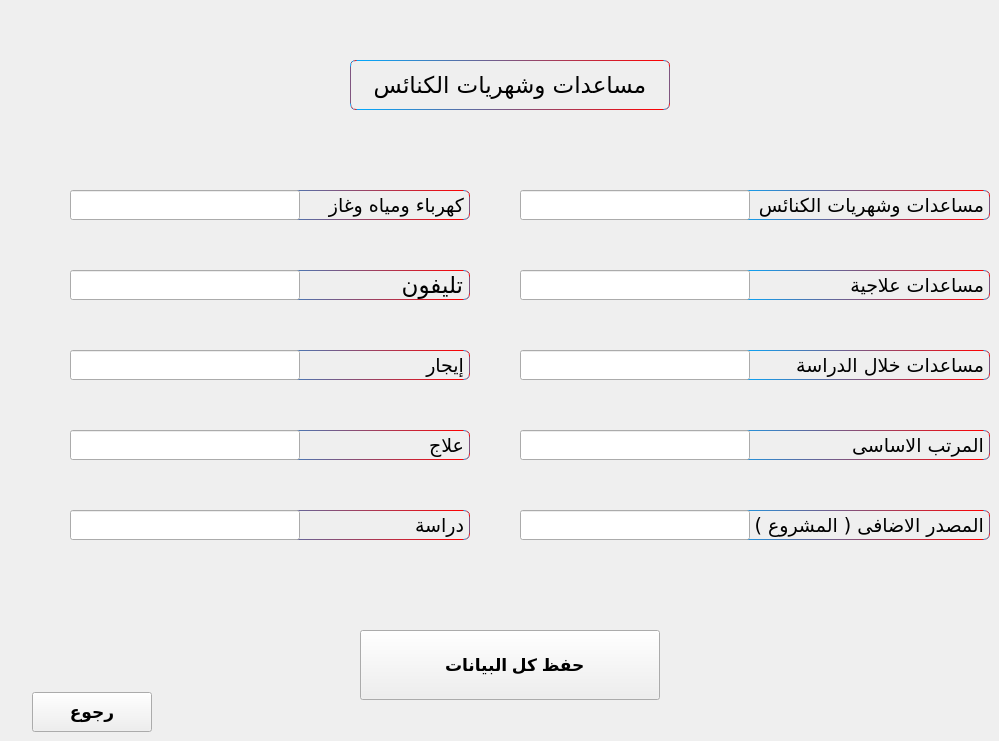
      <widget class="QWidget" name="tab_25">
       <attribute name="title">
        <string>Page</string>
       </attribute>
       <widget class="QLabel" name="label_116">
        <property name="geometry">
         <rect>
          <x>210</x>
          <y>190</y>
          <width>260</width>
          <height>30</height>
         </rect>
        </property>
        <property name="font">
         <font>
          <family>Hacen Maghreb Bd</family>
          <pointsize>14</pointsize>
          <weight>50</weight>
          <italic>false</italic>
          <bold>false</bold>
         </font>
        </property>
        <property name="styleSheet">
         <string notr="true">
QLabel
{
/*font: 75 16pt &quot;Arial Unicode MS&quot;;*/

    border: 1px solid;
    border-radius: 2px;

    border-radius: 6;

    border: 1px solid black;
	border-color: qlineargradient(spread:pad, x1:0, y1:0.494, x2:1, y2:0.5, stop:0 rgba(0, 170, 255, 255), stop:1 rgba(255, 0, 0, 255));

	font: 14pt &quot;Hacen Maghreb Bd&quot;;

}</string>
        </property>
        <property name="text">
         <string>كهرباء ومياه وغاز</string>
        </property>
       </widget>
       <widget class="QLabel" name="label_117">
        <property name="geometry">
         <rect>
          <x>220</x>
          <y>270</y>
          <width>250</width>
          <height>30</height>
         </rect>
        </property>
        <property name="font">
         <font>
          <family>Hacen Maghreb Bd</family>
          <pointsize>17</pointsize>
          <weight>50</weight>
          <italic>false</italic>
          <bold>false</bold>
         </font>
        </property>
        <property name="styleSheet">
         <string notr="true">
QLabel
{
/*font: 75 16pt &quot;Arial Unicode MS&quot;;*/

    border: 1px solid;
    border-radius: 2px;

    border-radius: 6;

    border: 1px solid black;
	border-color: qlineargradient(spread:pad, x1:0, y1:0.494, x2:1, y2:0.5, stop:0 rgba(0, 170, 255, 255), stop:1 rgba(255, 0, 0, 255));

	font: 17pt &quot;Hacen Maghreb Bd&quot;;

}</string>
        </property>
        <property name="text">
         <string>تليفون</string>
        </property>
       </widget>
       <widget class="QLabel" name="label_118">
        <property name="geometry">
         <rect>
          <x>220</x>
          <y>350</y>
          <width>250</width>
          <height>30</height>
         </rect>
        </property>
        <property name="font">
         <font>
          <family>Hacen Maghreb Bd</family>
          <pointsize>14</pointsize>
          <weight>50</weight>
          <italic>false</italic>
          <bold>false</bold>
         </font>
        </property>
        <property name="styleSheet">
         <string notr="true">
QLabel
{
/*font: 75 16pt &quot;Arial Unicode MS&quot;;*/

    border: 1px solid;
    border-radius: 2px;

    border-radius: 6;

    border: 1px solid black;
	border-color: qlineargradient(spread:pad, x1:0, y1:0.494, x2:1, y2:0.5, stop:0 rgba(0, 170, 255, 255), stop:1 rgba(255, 0, 0, 255));

	font: 14pt &quot;Hacen Maghreb Bd&quot;;

}</string>
        </property>
        <property name="text">
         <string>إيجار</string>
        </property>
       </widget>
       <widget class="QLabel" name="label_119">
        <property name="geometry">
         <rect>
          <x>220</x>
          <y>430</y>
          <width>250</width>
          <height>30</height>
         </rect>
        </property>
        <property name="font">
         <font>
          <family>Hacen Maghreb Bd</family>
          <pointsize>14</pointsize>
          <weight>50</weight>
          <italic>false</italic>
          <bold>false</bold>
         </font>
        </property>
        <property name="styleSheet">
         <string notr="true">
QLabel
{
/*font: 75 16pt &quot;Arial Unicode MS&quot;;*/

    border: 1px solid;
    border-radius: 2px;

    border-radius: 6;

    border: 1px solid black;
	border-color: qlineargradient(spread:pad, x1:0, y1:0.494, x2:1, y2:0.5, stop:0 rgba(0, 170, 255, 255), stop:1 rgba(255, 0, 0, 255));

	font: 14pt &quot;Hacen Maghreb Bd&quot;;

}</string>
        </property>
        <property name="text">
         <string>علاج</string>
        </property>
       </widget>
       <widget class="QLabel" name="label_120">
        <property name="geometry">
         <rect>
          <x>720</x>
          <y>190</y>
          <width>270</width>
          <height>30</height>
         </rect>
        </property>
        <property name="font">
         <font>
          <family>Hacen Maghreb Bd</family>
          <pointsize>14</pointsize>
          <weight>50</weight>
          <italic>false</italic>
          <bold>false</bold>
         </font>
        </property>
        <property name="styleSheet">
         <string notr="true">
QLabel
{
/*font: 75 16pt &quot;Arial Unicode MS&quot;;*/

    border: 1px solid;
    border-radius: 2px;

    border-radius: 6;

    border: 1px solid black;
	border-color: qlineargradient(spread:pad, x1:0, y1:0.494, x2:1, y2:0.5, stop:0 rgba(0, 170, 255, 255), stop:1 rgba(255, 0, 0, 255));

	font: 14pt &quot;Hacen Maghreb Bd&quot;;

}</string>
        </property>
        <property name="text">
         <string>مساعدات وشهريات الكنائس</string>
        </property>
       </widget>
       <widget class="QLabel" name="label_121">
        <property name="geometry">
         <rect>
          <x>730</x>
          <y>270</y>
          <width>260</width>
          <height>30</height>
         </rect>
        </property>
        <property name="font">
         <font>
          <family>Hacen Maghreb Bd</family>
          <pointsize>14</pointsize>
          <weight>50</weight>
          <italic>false</italic>
          <bold>false</bold>
         </font>
        </property>
        <property name="styleSheet">
         <string notr="true">
QLabel
{
/*font: 75 16pt &quot;Arial Unicode MS&quot;;*/

    border: 1px solid;
    border-radius: 2px;

    border-radius: 6;

    border: 1px solid black;
	border-color: qlineargradient(spread:pad, x1:0, y1:0.494, x2:1, y2:0.5, stop:0 rgba(0, 170, 255, 255), stop:1 rgba(255, 0, 0, 255));

	font: 14pt &quot;Hacen Maghreb Bd&quot;;

}</string>
        </property>
        <property name="text">
         <string>مساعدات علاجية</string>
        </property>
       </widget>
       <widget class="QLabel" name="label_122">
        <property name="geometry">
         <rect>
          <x>700</x>
          <y>430</y>
          <width>290</width>
          <height>30</height>
         </rect>
        </property>
        <property name="font">
         <font>
          <family>Hacen Maghreb Bd</family>
          <pointsize>14</pointsize>
          <weight>50</weight>
          <italic>false</italic>
          <bold>false</bold>
         </font>
        </property>
        <property name="styleSheet">
         <string notr="true">
QLabel
{
/*font: 75 16pt &quot;Arial Unicode MS&quot;;*/

    border: 1px solid;
    border-radius: 2px;

    border-radius: 6;

    border: 1px solid black;
	border-color: qlineargradient(spread:pad, x1:0, y1:0.494, x2:1, y2:0.5, stop:0 rgba(0, 170, 255, 255), stop:1 rgba(255, 0, 0, 255));

	font: 14pt &quot;Hacen Maghreb Bd&quot;;

}</string>
        </property>
        <property name="text">
         <string>المرتب الاساسى</string>
        </property>
       </widget>
       <widget class="QLabel" name="label_123">
        <property name="geometry">
         <rect>
          <x>730</x>
          <y>350</y>
          <width>260</width>
          <height>30</height>
         </rect>
        </property>
        <property name="font">
         <font>
          <family>Hacen Maghreb Bd</family>
          <pointsize>14</pointsize>
          <weight>50</weight>
          <italic>false</italic>
          <bold>false</bold>
         </font>
        </property>
        <property name="styleSheet">
         <string notr="true">
QLabel
{
/*font: 75 16pt &quot;Arial Unicode MS&quot;;*/

    border: 1px solid;
    border-radius: 2px;

    border-radius: 6;

    border: 1px solid black;
	border-color: qlineargradient(spread:pad, x1:0, y1:0.494, x2:1, y2:0.5, stop:0 rgba(0, 170, 255, 255), stop:1 rgba(255, 0, 0, 255));

	font: 14pt &quot;Hacen Maghreb Bd&quot;;

}</string>
        </property>
        <property name="text">
         <string>مساعدات خلال الدراسة</string>
        </property>
       </widget>
       <widget class="QLineEdit" name="lineEdit_58">
        <property name="geometry">
         <rect>
          <x>520</x>
          <y>190</y>
          <width>230</width>
          <height>30</height>
         </rect>
        </property>
        <property name="font">
         <font>
          <pointsize>15</pointsize>
          <weight>75</weight>
          <bold>true</bold>
         </font>
        </property>
       </widget>
       <widget class="QLineEdit" name="lineEdit_59">
        <property name="geometry">
         <rect>
          <x>520</x>
          <y>270</y>
          <width>230</width>
          <height>30</height>
         </rect>
        </property>
        <property name="font">
         <font>
          <pointsize>15</pointsize>
          <weight>75</weight>
          <bold>true</bold>
         </font>
        </property>
       </widget>
       <widget class="QLineEdit" name="lineEdit_60">
        <property name="geometry">
         <rect>
          <x>520</x>
          <y>350</y>
          <width>230</width>
          <height>30</height>
         </rect>
        </property>
        <property name="font">
         <font>
          <pointsize>15</pointsize>
          <weight>75</weight>
          <bold>true</bold>
         </font>
        </property>
       </widget>
       <widget class="QLineEdit" name="lineEdit_61">
        <property name="geometry">
         <rect>
          <x>520</x>
          <y>430</y>
          <width>230</width>
          <height>30</height>
         </rect>
        </property>
        <property name="font">
         <font>
          <pointsize>15</pointsize>
          <weight>75</weight>
          <bold>true</bold>
         </font>
        </property>
       </widget>
       <widget class="QLineEdit" name="lineEdit_62">
        <property name="geometry">
         <rect>
          <x>70</x>
          <y>190</y>
          <width>230</width>
          <height>30</height>
         </rect>
        </property>
        <property name="font">
         <font>
          <pointsize>15</pointsize>
          <weight>75</weight>
          <bold>true</bold>
         </font>
        </property>
       </widget>
       <widget class="QLineEdit" name="lineEdit_63">
        <property name="geometry">
         <rect>
          <x>70</x>
          <y>270</y>
          <width>230</width>
          <height>30</height>
         </rect>
        </property>
        <property name="font">
         <font>
          <pointsize>15</pointsize>
          <weight>75</weight>
          <bold>true</bold>
         </font>
        </property>
       </widget>
       <widget class="QLineEdit" name="lineEdit_64">
        <property name="geometry">
         <rect>
          <x>70</x>
          <y>350</y>
          <width>230</width>
          <height>30</height>
         </rect>
        </property>
        <property name="font">
         <font>
          <pointsize>15</pointsize>
          <weight>75</weight>
          <bold>true</bold>
         </font>
        </property>
       </widget>
       <widget class="QLineEdit" name="lineEdit_65">
        <property name="geometry">
         <rect>
          <x>70</x>
          <y>430</y>
          <width>230</width>
          <height>30</height>
         </rect>
        </property>
        <property name="font">
         <font>
          <pointsize>15</pointsize>
          <weight>75</weight>
          <bold>true</bold>
         </font>
        </property>
       </widget>
       <widget class="QLabel" name="label_124">
        <property name="geometry">
         <rect>
          <x>700</x>
          <y>510</y>
          <width>290</width>
          <height>30</height>
         </rect>
        </property>
        <property name="font">
         <font>
          <family>Hacen Maghreb Bd</family>
          <pointsize>14</pointsize>
          <weight>50</weight>
          <italic>false</italic>
          <bold>false</bold>
         </font>
        </property>
        <property name="styleSheet">
         <string notr="true">
QLabel
{
/*font: 75 16pt &quot;Arial Unicode MS&quot;;*/

    border: 1px solid;
    border-radius: 2px;

    border-radius: 6;

    border: 1px solid black;
	border-color: qlineargradient(spread:pad, x1:0, y1:0.494, x2:1, y2:0.5, stop:0 rgba(0, 170, 255, 255), stop:1 rgba(255, 0, 0, 255));

	font: 14pt &quot;Hacen Maghreb Bd&quot;;

}</string>
        </property>
        <property name="text">
         <string>المصدر الاضافى ( المشروع )</string>
        </property>
       </widget>
       <widget class="QLineEdit" name="lineEdit_83">
        <property name="geometry">
         <rect>
          <x>520</x>
          <y>510</y>
          <width>230</width>
          <height>30</height>
         </rect>
        </property>
        <property name="font">
         <font>
          <pointsize>15</pointsize>
          <weight>75</weight>
          <bold>true</bold>
         </font>
        </property>
       </widget>
       <widget class="QLabel" name="label_125">
        <property name="geometry">
         <rect>
          <x>180</x>
          <y>510</y>
          <width>290</width>
          <height>30</height>
         </rect>
        </property>
        <property name="font">
         <font>
          <family>Hacen Maghreb Bd</family>
          <pointsize>14</pointsize>
          <weight>50</weight>
          <italic>false</italic>
          <bold>false</bold>
         </font>
        </property>
        <property name="styleSheet">
         <string notr="true">
QLabel
{
/*font: 75 16pt &quot;Arial Unicode MS&quot;;*/

    border: 1px solid;
    border-radius: 2px;

    border-radius: 6;

    border: 1px solid black;
	border-color: qlineargradient(spread:pad, x1:0, y1:0.494, x2:1, y2:0.5, stop:0 rgba(0, 170, 255, 255), stop:1 rgba(255, 0, 0, 255));

	font: 14pt &quot;Hacen Maghreb Bd&quot;;

}</string>
        </property>
        <property name="text">
         <string>دراسة</string>
        </property>
       </widget>
       <widget class="QLineEdit" name="lineEdit_84">
        <property name="geometry">
         <rect>
          <x>70</x>
          <y>510</y>
          <width>230</width>
          <height>30</height>
         </rect>
        </property>
        <property name="font">
         <font>
          <pointsize>15</pointsize>
          <weight>75</weight>
          <bold>true</bold>
         </font>
        </property>
       </widget>
       <widget class="QLabel" name="label_74">
        <property name="geometry">
         <rect>
          <x>350</x>
          <y>60</y>
          <width>320</width>
          <height>50</height>
         </rect>
        </property>
        <property name="font">
         <font>
          <family>Hacen Maghreb Bd</family>
          <pointsize>17</pointsize>
          <weight>50</weight>
          <italic>false</italic>
          <bold>false</bold>
         </font>
        </property>
        <property name="styleSheet">
         <string notr="true">
QLabel
{
/*font: 75 16pt &quot;Arial Unicode MS&quot;;*/

    border: 1px solid;
    border-radius: 2px;

    border-radius: 6;

    border: 1px solid black;
	border-color: qlineargradient(spread:pad, x1:0, y1:0.494, x2:1, y2:0.5, stop:0 rgba(0, 170, 255, 255), stop:1 rgba(255, 0, 0, 255));

	font: 17pt &quot;Hacen Maghreb Bd&quot;;

}</string>
        </property>
        <property name="text">
         <string>مساعدات وشهريات الكنائس</string>
        </property>
        <property name="alignment">
         <set>Qt::AlignCenter</set>
        </property>
       </widget>
       <widget class="QPushButton" name="pushButton_54">
        <property name="geometry">
         <rect>
          <x>32</x>
          <y>692</y>
          <width>120</width>
          <height>40</height>
         </rect>
        </property>
        <property name="font">
         <font>
          <pointsize>13</pointsize>
          <weight>75</weight>
          <bold>true</bold>
         </font>
        </property>
        <property name="text">
         <string>رجوع</string>
        </property>
       </widget>
       <widget class="QPushButton" name="pushButton_77">
        <property name="geometry">
         <rect>
          <x>360</x>
          <y>630</y>
          <width>300</width>
          <height>70</height>
         </rect>
        </property>
        <property name="font">
         <font>
          <pointsize>13</pointsize>
          <weight>75</weight>
          <bold>true</bold>
         </font>
        </property>
        <property name="text">
         <string>  حفظ كل البيانات</string>
        </property>
        <property name="icon">
         <iconset resource="pics.qrc">
          <normaloff>:/ico/save.png</normaloff>:/ico/save.png</iconset>
        </property>
        <property name="iconSize">
         <size>
          <width>45</width>
          <height>45</height>
         </size>
        </property>
       </widget>
      </widget>
